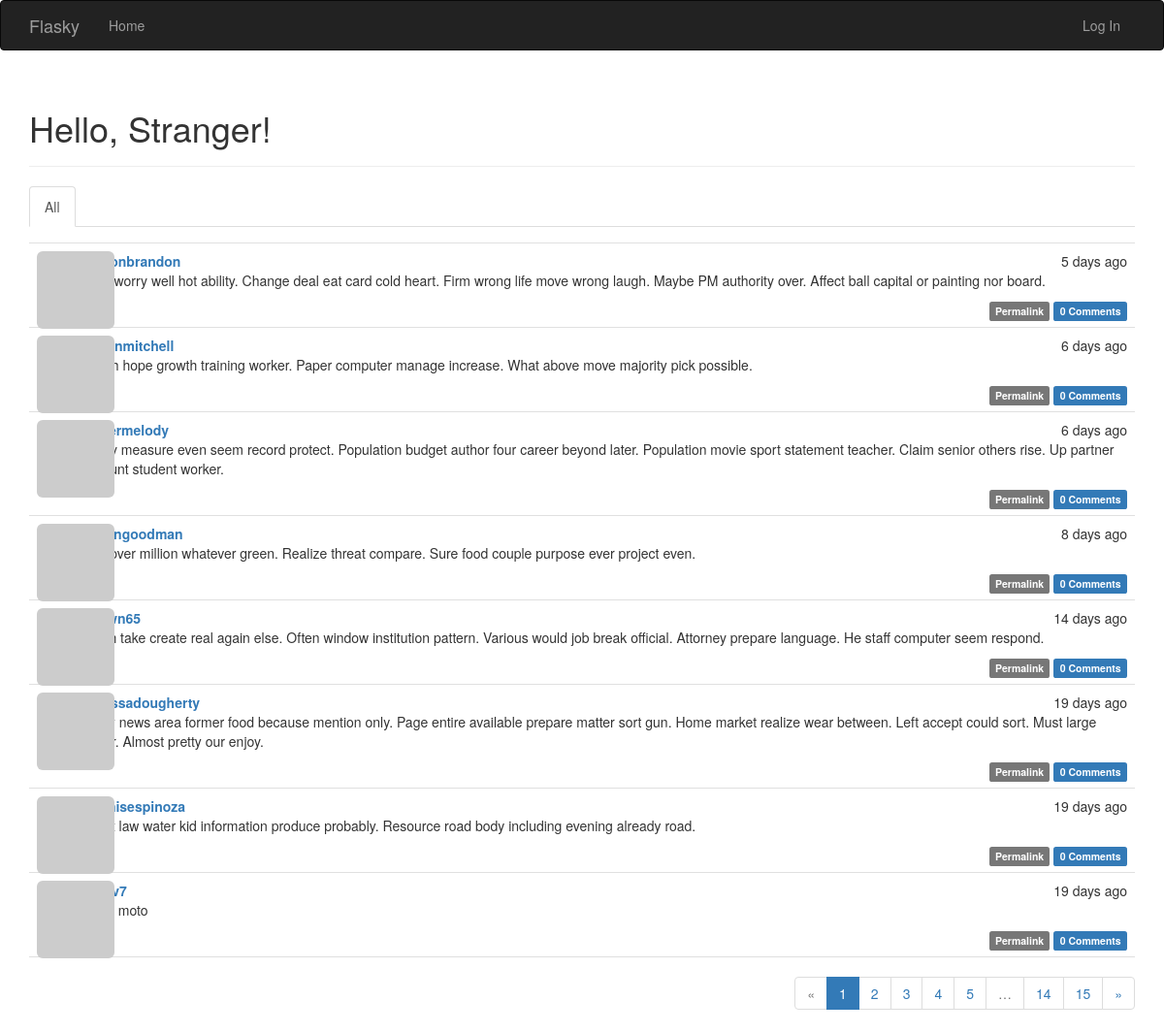
The page / on the database its author committed.
### app/models.py (models this page shows, shortened)
class Post(db.Model):
    __tablename__ = 'posts'
    id = db.Column(db.Integer, primary_key=True)
    body = db.Column(db.Text)
    body_html = db.Column(db.Text)
    timestamp = db.Column(db.DateTime, index=True, default=datetime.utcnow)
    author_id = db.Column(db.Integer, db.ForeignKey('users.id'))
    comments = db.relationship('Comment', backref='post', lazy='dynamic')

class User(UserMixin, db.Model):
    __tablename__ = 'users'
    id = db.Column(db.Integer, primary_key=True)
    email = db.Column(db.String(64), unique=True, index=True)
    username = db.Column(db.String(64), unique=True, index=True)
    password_hash = db.Column(db.String(128))
    role_id = db.Column(db.Integer, db.ForeignKey('roles.id'))
    confirmed = db.Column(db.Boolean, default=False)
    name = db.Column(db.String(64))
    location = db.Column(db.String(64))
    about_me = db.Column(db.Text())
    member_since = db.Column(db.DateTime(), default=datetime.utcnow)
    last_seen = db.Column(db.DateTime(), default=datetime.utcnow)
    avatar_hash = db.Column(db.String(32))
    posts = db.relationship('Post', backref='author', lazy='dynamic')
    comments = db.relationship('Comment', backref='author', lazy='dynamic')
    followed = db.relationship('Follow',
                               foreign_keys=[Follow.follower_id],
                               backref=db.backref('follower', lazy='joined'),
                               lazy='dynamic',
                               cascade='all, delete-orphan')
    followers = db.relationship('Follow',
                                foreign_keys=[Follow.followed_id],
                                backref=db.backref('followed', lazy='joined'),
                                lazy='dynamic',
                                cascade='all, delete-orphan')
    @property
    def password(self):
        raise AttributeError('password is not a readable attribute')
    def gravatar(self, size=100, default='identicon', rating='g'):
        if request.is_secure:
            url = 'https://secure.gravatar.com/avatar'
        else:
            url = 'http://secure.gravatar.com/avatar'
        hash = hashlib.md5(self.email.lower().encode('utf-8')).hexdigest()
        return f'{url}/{hash}?s={size}&d={default}&r={rating}'

### app/main/views.py (the view)
@main.route('/', methods=['GET', 'POST'])
def index():
    form = PostForm()
    if current_user.can(Permission.WRITE) and form.validate_on_submit():
        post = Post(body=form.body.data,
                    author=current_user._get_current_object())
        db.session.add(post)
        db.session.commit()
        return redirect(url_for('.index'))
    page = request.args.get('page', 1, type=int)
    show_followed = False
    if current_user.is_authenticated:
        show_followed = bool(request.cookies.get('show_followed', ''))
    if show_followed:
        query = current_user.followed_posts
    else:
        query = Post.query
    pagination = query.order_by(Post.timestamp.desc()).paginate(
        page, per_page=current_app.config['FLASKY_POSTS_PER_PAGE'],
        error_out=False)
    posts = pagination.items
    return render_template('index.html', form=form, posts=posts,
                           pagination=pagination, show_followed=show_followed)

### app/auth/views.py (called while the page is built)
@auth.before_app_request
def before_request():
    if current_user.is_authenticated:
        current_user.ping()
        if not current_user.confirmed \
                and request.blueprint != 'auth' \
                and request.endpoint != 'static':
            return redirect(url_for('auth.unconfirmed'))

### app/main/__init__.py (called while the page is built)
@main.app_context_processor
def inject_permissions():
    return dict(Permission=Permission)

### app/main/views.py (called while the page is built)
@main.after_app_request
def after_request(response):
    for query in get_debug_queries():
        if query.duration >= current_app.config['FLASKY_SLOW_DB_QUERY_TIME']:
            current_app.logger.warning(
                'Slow query: %s\nParameters: %s\nDuration: %fs\nContext: %s\n' %
                (query.statement, query.parameters, query.duration, query.context))
    return response

### app/models.py (called while the page is built)
    def can(self, permissions):
        return False

    def is_administrator(self):
        return False

### app/templates/index.html (shortened to what this page needs)
{% extends "base.html" %}
{% import "bootstrap/wtf.html" as wtf %}
{% import "_macros.html" as macros %}
{% block page_content %}
<div class="page-header">
    <h1>Hello,
{% if current_user.is_authenticated %}{{ current_user.username }}{% else %}Stranger{% endif %}!</h1>
</div>
<div class="post-tabs">
    <ul class="nav nav-tabs">
        <li{% if not show_followed %} class="active"{% endif %}><a href="{{ url_for('.show_all') }}">All</a></li>
    </ul>
</div>
{% include '_posts.html' %}
{% if pagination %}
<div class="pagination">
    {{ macros.pagination_widget(pagination, '.index') }}
</div>
{% endif %}
{% endblock %}

### app/templates/base.html (shortened to what this page needs)
{% extends "bootstrap/base.html" %}
{% block head %}
{{ super() }}
<link rel="stylesheet" type="text/css" href="{{ url_for('static', filename='styles.css') }}">
{% endblock %}
{% block navbar %}
<div class="navbar navbar-inverse" role="navigation">
    <div class="container">
        <div class="navbar-header">
            <a class="navbar-brand" href="/">Flasky</a>
        </div>
        <div class="navbar-collapse collapse">
            <ul class="nav navbar-nav">
                <li><a href="/">Home</a></li>
            </ul>
            <ul class="nav navbar-nav navbar-right">
                {% if current_user.is_authenticated %}
            <li class="dropdown">
            <a href="#" class="dropdown-toggle" data-toggle="dropdown">
            <img src="{{ current_user.gravatar(size=18) }}">
                &nbsp;{{ current_user.username }} <b class="caret"></b></a>
                    <ul class="dropdown-menu">
                         <li><a href="#">Change Password</a></li>
                        <li><a href="#">Change Email</a></li>
                        <li><a href="{{ url_for('auth.logout') }}">Log Out</a></li>
                    </ul></li>
                    {% else %}
                <li><a href="{{ url_for('auth.login') }}">Log In</a></li>
                {% endif %}
            </ul>
        </div>
    </div>
</div>
{% endblock %}
{% block content %}
<div class="container">
    {% block page_content %}{% endblock %}
</div>
{% endblock %}

### app/templates/_macros.html
{% macro pagination_widget(pagination, endpoint) %}
<ul class="pagination">
  <li{% if not pagination.has_prev %} class="disabled"{% endif %}>
    <a href="{% if pagination.has_prev %}{{ url_for(endpoint,
       page = pagination.page - 1, **kwargs) }}{% else %}#{% endif %}">
  &laquo;</a>
  </li>
  {% for p in pagination.iter_pages() %}
  {% if p %}
    {% if p == pagination.page %}
    <li class="active">
      <a href="{{ url_for(endpoint, page = p, **kwargs) }}">{{ p }}</a>
    </li>
    {% else %}
  <li>
    <a href="{{ url_for(endpoint, page = p, **kwargs) }}">{{ p }}</a>
  </li>
  {% endif %}
  {% else %}
  <li class="disabled"><a href="#">&hellip;</a></li>
  {% endif %}
  {% endfor %}
  <li{% if not pagination.has_next %} class="disabled"{% endif %}>
  <a href="{% if pagination.has_next %}{{ url_for(endpoint,
    page = pagination.page + 1, **kwargs) }}{% else %}#{% endif %}">
    &raquo;
  </a>
  </li>
</ul>
{% endmacro %}

### app/templates/_posts.html (shortened to what this page needs)
<ul class="posts">
    {% for post in posts %}
    <li class="post">
        <div class="profile-thumbnail">
            <a href="{{ url_for('.user', username=post.author.username) }}">
                <img class="img-rounded profile-thumbnail" src="{{ post.author.gravatar(size=40) }}">
            </a>
        </div>
        <div class="post-date">{{ moment(post.timestamp).fromNow() }}</div>
        <div class="post-author">
            <a href="{{ url_for('.user', username=post.author.username) }}">
                {{ post.author.username }}
            </a>
        </div>
       <div class="post-content">
        <div class="post-body">
            {% if post.body_html %}
                {{ post.body_html | safe }}
            {% else %}
                {{ post.body }}
        {% endif %}
        </div>
        <div class="post-footer">
            <a href="{{ url_for('.post', id=post.id) }}">
                <span class="label label-default">Permalink</span></a>
            <a href="{{ url_for('.post', id=post.id) }}#comments">
                <span class="label label-primary">
                {{ post.comments.count() }} Comments
                </span></a>
        </div>
</div>
    </li>
    {% endfor %}
</ul>

### app/static/styles.css (style rules this page uses)
.profile-thumbnail { position: absolute; }
div.post-tabs { margin-top: 16px; }
ul.posts { list-style-type: none; padding: 0px; margin: 16px 0px 0px 0px; border-top: 1px solid #e0e0e0; }
ul.posts li.post { padding: 8px; border-bottom: 1px solid #e0e0e0; }
div.post-date { float: right; }
div.post-author { font-weight: bold; margin-left: 48px; }
div.post-content { margin-left: 48px; min-height: 48px; }
div.post-footer { text-align: right; }
div.pagination { width: 100%; text-align: right; padding: 0px; margin: 0px; }

### rows shown on the page
Post: timestamp "5 days ago", author.username "ellisonbrandon", body_html "Why worry well hot ability. Change deal eat card cold heart. Firm wrong life move wrong laugh. Maybe PM authority over. Affect ball capital or painting nor board.", comments.count "0"
Post: timestamp "6 days ago", author.username "susanmitchell", body_html "South hope growth training worker. Paper computer manage increase. What above move majority pick possible.", comments.count "0"
Post: timestamp "6 days ago", author.username "cartermelody", body_html "Apply measure even seem record protect. Population budget author four career beyond later. Population movie sport statement teacher. Claim senior others rise. Up partner amount student worker.", comments.count "0"
Post: timestamp "8 days ago", author.username "edwingoodman", body_html "Discover million whatever green. Realize threat compare. Sure food couple purpose ever project even.", comments.count "0"
Post: timestamp "14 days ago", body_html "Much take create real again else. Often window institution pattern. Various would job break official. Attorney prepare language. He staff computer seem respond.", comments.count "0"
Post: timestamp "19 days ago", author.username "melissadougherty", body_html "Story news area former food because mention only. Page entire available prepare matter sort gun. Home market realize wear between. Left accept could sort. Must large cover. Almost pretty our enjoy.", comments.count "0"
Post: timestamp "19 days ago", author.username "dennisespinoza", body_html "Night law water kid information produce probably. Resource road body including evening already road.", comments.count "0"
Post: timestamp "19 days ago", body_html "Hello moto", comments.count "0"

### other values the page prints
{{ p }} "1"
{{ p }} "2" "3" "4" "5" "14" "15"
